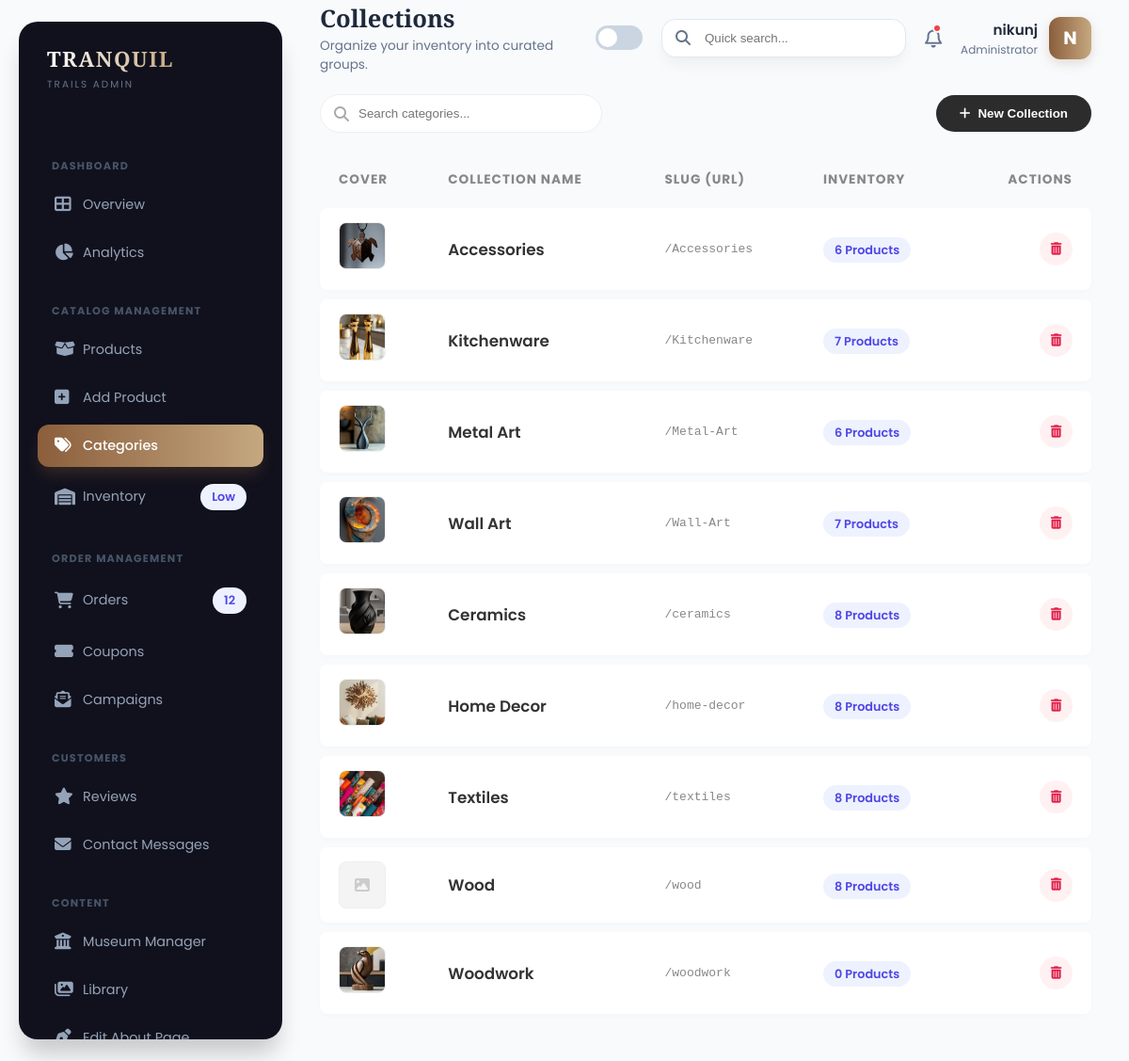
The page /admin-categories/ (signed in) on the database its author committed.
### core/models.py (models this page shows, shortened)
class Category(models.Model):
    name = models.CharField(max_length=100)
    slug = models.SlugField(unique=True)
    image = models.ImageField(upload_to='categories/', blank=True, null=True)
    class Meta:
        verbose_name_plural = "Categories"

### core/views.py (the view, shortened to what this page needs)
# urls.py: path('admin-categories/', views.admin_categories, name='admin_categories'),
@login_required(login_url='login')
@user_passes_test(admin_only, login_url='login')
def admin_categories(request):
    categories = Category.objects.annotate(
        product_count=Count('products')
    )
    return render(request, 'admin/categories.html', {
        'categories': categories
    })

### core/context_processors.py (called while the page is built)
def site_settings(request):
    settings_obj, _ = SiteSetting.objects.get_or_create(id=1)
    return {'site_settings': settings_obj}

### core/views.py (called while the page is built)
def admin_only(user):
    return user.is_authenticated and user.is_staff

### core/templates/admin/categories.html (shortened to what this page needs)
{% extends 'admin/base_admin.html' %}
{% load static %}
{% block page_title %}Collections{% endblock %}
{% block page_desc %}Organize your inventory into curated groups.{% endblock %}
{% block content %}
<div class="fade-in-up">
    <div style="display: flex; justify-content: space-between; align-items: center; margin-bottom: 30px;">
        <div style="position: relative;">
            <i class="fas fa-search" style="position: absolute; left: 15px; top: 50%; transform: translateY(-50%); color: #aaa;"></i>
            <input type="text" id="searchInput" placeholder="Search categories..."
                   style="padding: 12px 12px 12px 40px; border: 1px solid #eee; border-radius: 30px; width: 300px; outline: none; transition: 0.3s;"
                   onfocus="this.style.borderColor='#8b5e3c'; this.style.width='320px'"
                   onblur="this.style.borderColor='#eee'; this.style.width='300px'">
        </div>
        <button onclick="openModal()"
                style="background: #2c2c2c; color: white; padding: 12px 25px; border-radius: 30px; border: none; font-weight: 600; cursor: pointer; transition: 0.3s; display: flex; align-items: center; gap: 8px;">
            <i class="fas fa-plus"></i> New Collection
        </button>
    </div>
    <table class="modern-table">
        <thead>
            <tr>
                <th>Cover</th>
                <th>Collection Name</th>
                <th>Slug (URL)</th>
                <th>Inventory</th>
                <th style="text-align: right;">Actions</th>
            </tr>
        </thead>
        <tbody id="categoryTableBody">
            {% for cat in categories %}
            <tr class="table-row">
                <td>
                    {% if cat.image %}
                        <img src="{{ cat.image.url }}" class="cat-avatar">
                    {% else %}
                        <div class="cat-avatar" style="display: flex; align-items: center; justify-content: center; color: #ccc;">
                            <i class="fas fa-image"></i>
                        </div>
                    {% endif %}
                </td>
                <td style="font-weight: 600; font-size: 1.05rem; color: #333;">
                    {{ cat.name }}
                </td>
                <td style="color: #888; font-family: monospace;">
                    /{{ cat.slug }}
                </td>
                <td>
                    <span class="badge">{{ cat.product_count }} Products</span>
                </td>
                <td style="text-align: right;">
                    <form action="{% url 'admin_delete_category' cat.id %}" method="POST" onsubmit="return confirm('Delete {{ cat.name }}? Products in this category will remain but become uncategorized.');" style="display: inline;">
                        <button type="submit" class="action-btn btn-delete" title="Delete Collection">
                            <i class="fas fa-trash-alt"></i>
                        </button>
                    </form>
                </td>
            </tr>
            {% empty %}
            <tr>
                <td colspan="5" style="text-align: center; padding: 40px; color: #999;">
                    No collections found. Create your first one!
                </td>
            </tr>
            {% endfor %}
        </tbody>
    </table>
</div>
{% endblock %}

### core/templates/admin/base_admin.html (shortened to what this page needs)
{% load static %}
<!DOCTYPE html>
<html lang="en" data-theme="light"> <head>
    <link rel="stylesheet" href="https://cdnjs.cloudflare.com/ajax/libs/font-awesome/6.4.0/css/all.min.css">
</head>
<body>
    <aside class="sidebar" id="sidebar">
        <div class="logo-area">
            <div>
                <div class="logo-text">TRANQUIL</div>
                <div class="logo-sub">Trails Admin</div>
            </div>
        </div>
        <div class="nav-scroller">
            <div class="nav-category">Dashboard</div>
            <div class="nav-item">
                <a href="{% url 'admin_dashboard' %}" class="nav-link {% if request.resolver_match.url_name == 'admin_dashboard' %}active{% endif %}">
                    <i class="fas fa-th-large"></i> <span>Overview</span>
                </a>
            </div>
            <div class="nav-item">
                <a href="{% url 'admin_analytics' %}" class="nav-link {% if request.resolver_match.url_name == 'admin_analytics' %}active{% endif %}">
                    <i class="fas fa-chart-pie"></i> <span>Analytics</span>
                </a>
            </div>
            <div class="nav-category">Catalog Management</div>
            <div class="nav-item">
                <a href="{% url 'admin_products' %}" class="nav-link {% if request.resolver_match.url_name == 'admin_products' %}active{% endif %}">
                    <i class="fas fa-box-open"></i> <span>Products</span>
                </a>
            </div>
            <div class="nav-item">
                <a href="{% url 'admin_add_product' %}" class="nav-link {% if request.resolver_match.url_name == 'admin_add_product' %}active{% endif %}">
                    <i class="fas fa-plus-square"></i> <span>Add Product</span>
                </a>
            </div>
            <div class="nav-item">
                <a href="{% url 'admin_categories' %}" class="nav-link {% if request.resolver_match.url_name == 'admin_categories' %}active{% endif %}">
                    <i class="fas fa-tags"></i> <span>Categories</span>
                </a>
            </div>
            <div class="nav-item">
                <a href="{% url 'admin_inventory' %}" class="nav-link {% if request.resolver_match.url_name == 'admin_inventory' %}active{% endif %}">
                    <i class="fas fa-warehouse"></i> <span>Inventory</span>
                    <span class="badge bg-danger">Low</span>
                </a>
            </div>
            <div class="nav-category">Order Management</div>
            <div class="nav-item">
                <a href="{% url 'admin_orders' %}" class="nav-link {% if request.resolver_match.url_name == 'admin_orders' %}active{% endif %}">
                    <i class="fas fa-shopping-cart"></i> <span>Orders</span>
                    <span class="badge bg-accent">12</span>
                </a>
            </div>
             <div class="nav-item">
                <a href="{% url 'admin_discounts' %}" class="nav-link {% if request.resolver_match.url_name == 'admin_discounts' %}active{% endif %}">
                    <i class="fas fa-ticket-alt"></i> <span>Coupons</span>
                </a>
            </div>
            <div class="nav-item">
                <a href="{% url 'admin_campaigns' %}" class="nav-link {% if request.resolver_match.url_name == 'admin_campaigns' %}active{% endif %}">
                    <i class="fas fa-envelope-open-text"></i> <span>Campaigns</span>
                </a>
            </div>
            <div class="nav-category">Customers</div>
           <div class="nav-item">
                <a href="{% url 'admin_reviews' %}" class="nav-link {% if request.resolver_match.url_name == 'admin_reviews' %}active{% endif %}">
                    <i class="fas fa-star"></i> <span>Reviews</span>
                </a>
            </div>
                       <div class="nav-item">
                <a href="{% url 'admin_contact_messages' %}"
                class="nav-link {% if request.resolver_match.url_name == 'admin_contact_messages' %}active{% endif %}">
                    <i class="fas fa-envelope"></i> <span>Contact Messages</span>
                </a>
            </div>
            <div class="nav-category">Content</div>
            <div class="nav-item">
                <a href="{% url 'museum_manager' %}" class="nav-link {% if request.resolver_match.url_name == 'museum_manager' %}active{% endif %}">
                    <i class="fas fa-university"></i> <span>Museum Manager</span>
                </a>
            </div>
            <div class="nav-item">
                <a href="{% url 'admin_media' %}" class="nav-link {% if request.resolver_match.url_name == 'admin_media' %}active{% endif %}">
                    <i class="fas fa-images"></i> <span>Library</span>
                </a>
            </div>
             <div class="nav-item">
                <a href="{% url 'admin_about_editor' %}" class="nav-link {% if request.resolver_match.url_name == 'admin_about_editor' %}active{% endif %}">
                    <i class="fas fa-pen-nib"></i> <span>Edit About Page</span>
                </a>
            </div>
        </div>
    </aside>
    <div class="content-wrapper">
        <header class="top-header">
            <div class="header-left">
                <div class="page-title">
                    <h2>{% block page_title %}Dashboard{% endblock %}</h2>
                    <p>{% block page_desc %}Welcome back, Admin{% endblock %}</p>
                </div>
            </div>
            <div class="header-right">
                <div class="theme-switch-wrapper">
                    <label class="theme-switch" for="checkbox">
                        <div class="slider round">
                            <i class="fas fa-sun"></i>
                        </div>
                    </label>
                </div>
                <div class="search-box">
                    <i class="fas fa-search"></i>
                    <input type="text" placeholder="Quick search...">
                </div>
                <div class="notif-btn">
                    <i class="far fa-bell"></i>
                    <div class="notif-dot"></div>
                </div>
                <div class="user-profile">
                    <div class="user-info">
                        <span class="name">{{ user.first_name|default:user.username }}</span>
                        <span class="role">Administrator</span>
                    </div>
                    <div class="user-avatar">
                        {{ user.username|slice:":1"|upper }}
                    </div>
                </div>
            </div>
        </header>
        <div class="content-body">
            {% block content %}{% endblock %}
        </div>
    </div>
</body>
</html>

### core/templates/admin/categories.html (style rules this page uses)
.modern-table { width: 100%; border-collapse: separate; border-spacing: 0 10px; }
.modern-table thead th { color: #888; font-size: 0.85rem; text-transform: uppercase; letter-spacing: 1px; padding: 0 20px 10px 20px; text-align: left; }
.table-row { background: white; box-shadow: 0 2px 5px rgba(0,0,0,0.02); border-radius: 8px; transition: transform 0.2s, box-shadow 0.2s; }
.table-row td { padding: 15px 20px; vertical-align: middle; }
.table-row td:first-child { border-top-left-radius: 8px; border-bottom-left-radius: 8px; }
.table-row td:last-child { border-top-right-radius: 8px; border-bottom-right-radius: 8px; }
.cat-avatar { width: 50px; height: 50px; border-radius: 8px; object-fit: cover; background: #f4f4f4; border: 1px solid #eee; }
.badge { background: #eef2ff; color: #4f46e5; padding: 5px 12px; border-radius: 20px; font-size: 0.8rem; font-weight: 600; }
.action-btn { width: 35px; height: 35px; border-radius: 50%; border: none; display: inline-flex; align-items: center; justify-content: center; cursor: pointer; transition: 0.2s; }
.btn-delete { background: #fff1f2; color: #e11d48; }

### rows shown on the page
Category: image (picture), name "Accessories", slug "Accessories", product_count "6"
Category: image (picture), name "Kitchenware", slug "Kitchenware", product_count "7"
Category: image (picture), name "Metal Art", slug "Metal-Art", product_count "6"
Category: image (picture), name "Wall Art", slug "Wall-Art", product_count "7"
Category: image (picture), name "Ceramics", slug "ceramics", product_count "8"
Category: image (picture), name "Home Decor", slug "home-decor", product_count "8"
Category: image (picture), name "Textiles", slug "textiles", product_count "8"
Category: name "Wood", slug "wood", product_count "8"
Category: image (picture), name "Woodwork", slug "woodwork", product_count "0"

### other values the page prints
{{ user.first_name|default:user.username }} "nikunj"
{{ user.username|slice:":1"|upper }} "N"
